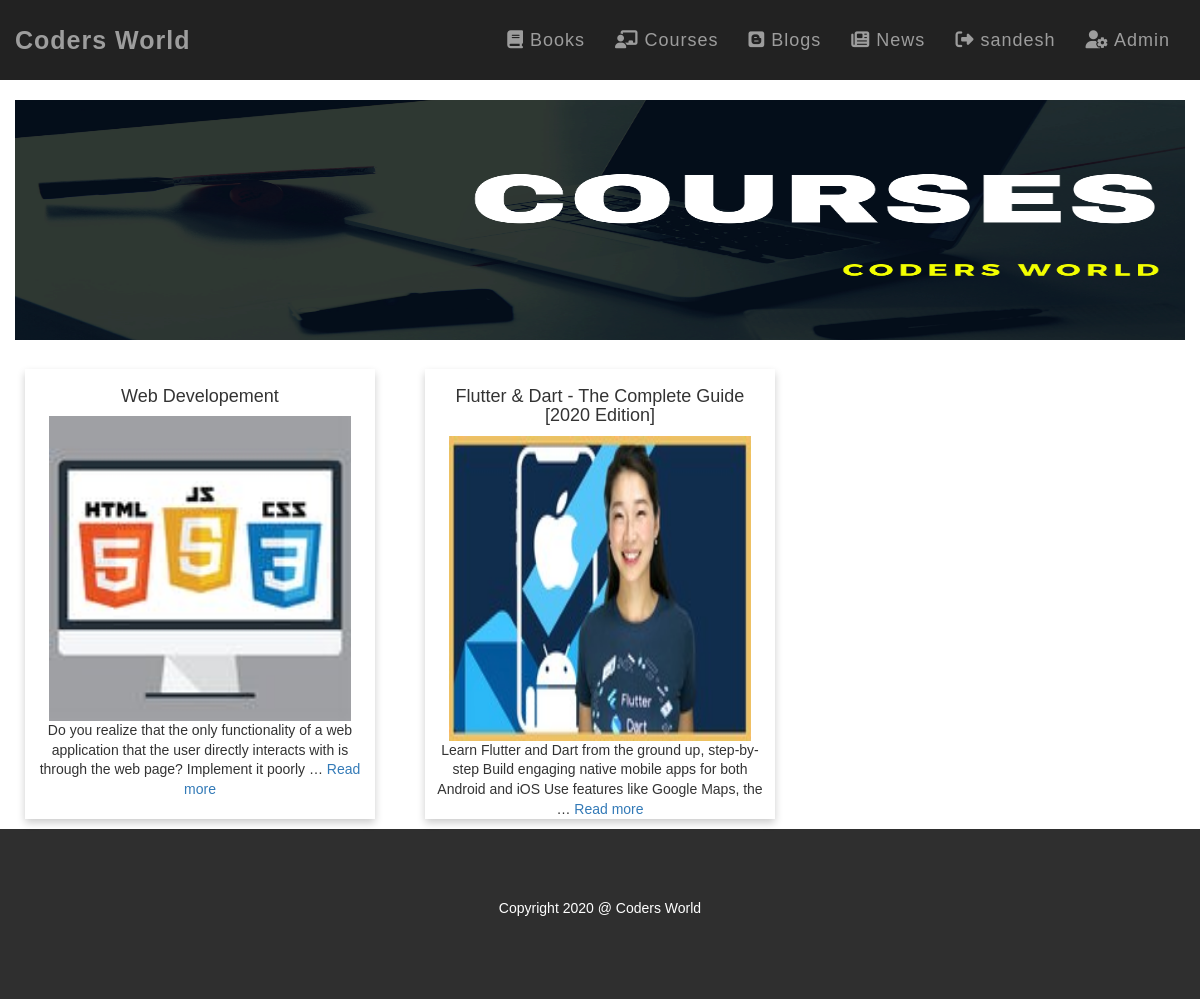
The app's page /courses/ (signed in) with its own data.
### courses/models.py (models this page shows, shortened)
class Course(models.Model):
    courseName = models.CharField(max_length=200)
    courseImage = models.ImageField(upload_to='images/')
    courseUrl = models.CharField(max_length=200)
    courseDescription = models.TextField(max_length=1200)
    courseCategory = models.CharField(max_length=120)

### courses/views.py (the view)
# urls.py: path("courses/", courses.views.showCourses,
def showCourses(request):
    allCourses = Course.objects.all()
    return render(
        request,
        "courses/courses.html",
        {"courses": allCourses,
         "name": request.session["name"]},
    )

### courses/templates/courses/courses.html (shortened to what this page needs)
{% extends 'template.html' %}
{% load static %}
{% block content %}
    <div class="container-fluid text-center">
        <br>
        <img src="{% static 'courses.png' %}"
             class="img-responsive bg-2"
             style="width:100vw;height:20vw" alt="Poster">
    </div>
    <br>
    <div class="container">
        <div class="text-center">
            <div class="row">
                {% for course in courses %}
                    <div class="col-sm-4 text-center category">
                        <div class="card news-card">
                            <a href="{{ course.courseUrl }}">
                                <h4 class="news-card-title card-title text-center">
                                    {{ course.courseName }}</h4>
                                <img src="{{ course.courseImage.url }}"
                                     class="card-img-top"
                                     alt="{{ course.courseName }}"
                                     style="width:90%;height:70%;">
                            </a>
                            <p>
                                {{ course.courseDescription | truncatewords:"25" }}<a href="{{ course.courseUrl }}"> Read more</a></p>
                        </div>
                    </div>
                {% endfor %}
            </div>
        </div>
    </div>
{% endblock content %}

### codersworld/static/template.css (style rules this page uses)
html, body { margin: 0; width: 100%; overflow-x: hidden; }
.container { width: 100vw; }
.card { height: 450px; padding: 2%; margin: 10px; box-shadow: 0 4px 8px 0 rgba(0, 0, 0, 0.2); }
.card-title { color: rgba(0, 0, 0, 0.8); }
body { font: 14px Montserrat, sans-serif; line-height: 1.4; color: #333; }
.bg-2 { height: 30vw; width: 100vw; }

### records on screen
Course: courseName "Web Developement", courseImage (picture), courseDescription "Do you realize that the only functionality of a web application that the user directly interacts with is through the web page? Implement it poorly …"
Course: courseName "Flutter & Dart - The Complete Guide [2020 Edition]", courseImage (picture), courseDescription "Learn Flutter and Dart from the ground up, step-by-step Build engaging native mobile apps for both Android and iOS Use features like Google Maps, the …"

### other values on screen
{{ name }} "sandesh"
